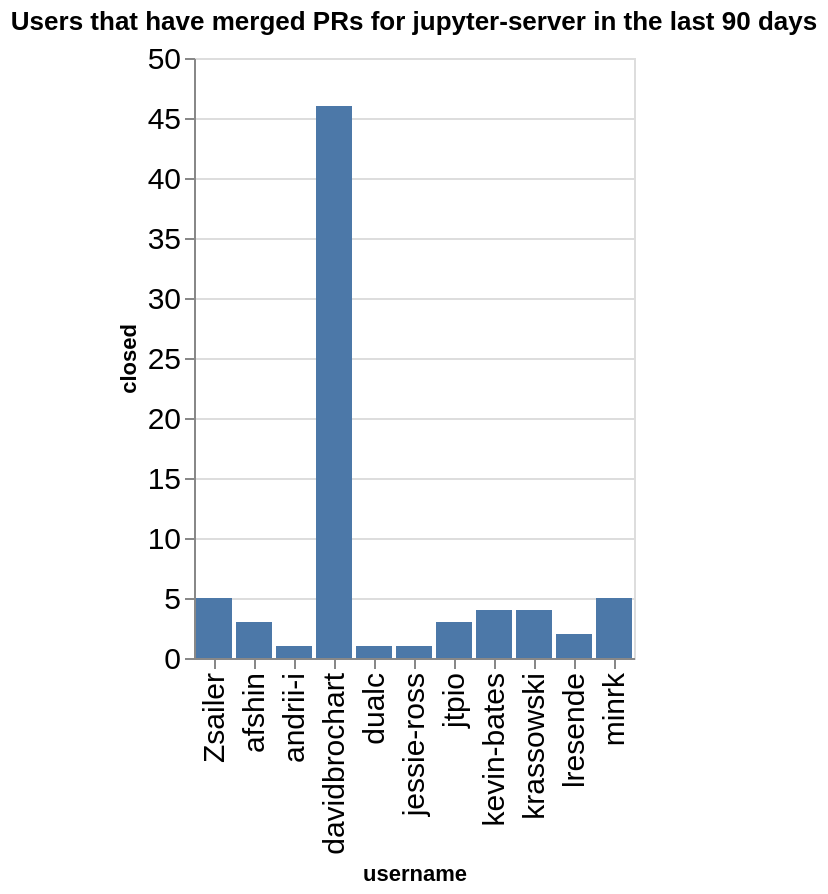

Notebook cell for this chart:
### Code cell
charts = []
title = f"Users that have merged PRs for {github_org} in the last {n_days} days"
ch = alt.Chart(data=closed_by_repo.replace(np.nan, 0), title=title).mark_bar().encode(
    x='username',
    y='closed',
)
ch

### Figure 1 — Vega-Lite specification as saved in the notebook (floating-point values rounded to 4 significant figures)
{"config": {"axisLeft": {"labelFontSize": 15}, "axisBottom": {"labelFontSize": 15}}, "data": {"name": "data-a21d930989b5c8d741667c72aaaaec77"}, "mark": {"type": "bar"}, "encoding": {"x": {"field": "username", "type": "nominal"}, "y": {"field": "closed", "type": "quantitative"}}, "title": "Users that have merged PRs for jupyter-server in the last 90 days", "$schema": "https://vega.github.io/schema/vega-lite/v5.20.1.json", "datasets": {"data-a21d930989b5c8d741667c72aaaaec77": [{"name": "enterprise_gateway", "username": "lresende", "closed": 2}, {"name": "fps", "username": "davidbrochart", "closed": 12}, {"name": "gateway_provisioners", "username": "kevin-bates", "closed": 4}, {"name": "jupyter-scheduler", "username": "andrii-i", "closed": 1}, {"name": "jupyter_releaser", "username": "jtpio", "closed": 3}, {"name": "jupyter_releaser", "username": "krassowski", "closed": 2}, {"name": "jupyter_server", "username": "Zsailer", "closed": 5}, {"name": "jupyter_server", "username": "afshin", "closed": 3}, {"name": "jupyter_server", "username": "dualc", "closed": 1}, {"name": "jupyter_server", "username": "jessie-ross", "closed": 1}, {"name": "jupyter_server", "username": "minrk", "closed": 3}, {"name": "jupyter_ydoc", "username": "davidbrochart", "closed": 11}, {"name": "jupyter_ydoc", "username": "krassowski", "closed": 2}, {"name": "jupyverse", "username": "davidbrochart", "closed": 23}, {"name": "pytest-jupyter", "username": "minrk", "closed": 2}]}}
